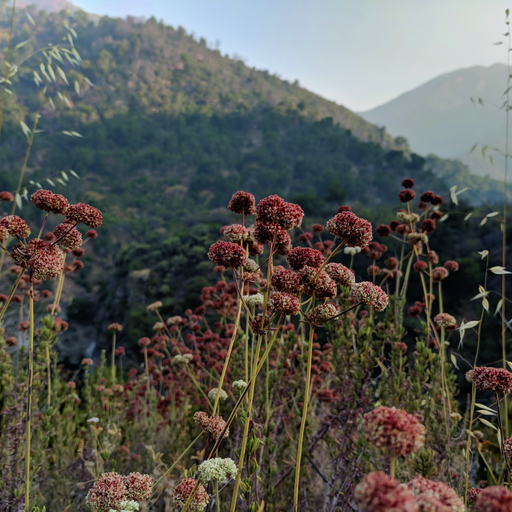
#> input picture TestSet/cmykExample.tif, 512 x 512 px; its folder holds only this picture in this run
$ jupyter execute --allow-errors impact_factor_psnr_image_batch.ipynb
#> lines starting #> are read from the running program, lines starting #| are printed output that depends on the picture
### wmark.py
#!/usr/bin/env python
# -*- coding: utf-8 -*-
#
# Copyright 2019 Ante Poljicak, Petar Branislav Jelusic
#
# This program is free software; you can redistribute it and/or modify
# it under the terms of the GNU General Public License as published by
# the Free Software Foundation; either version 2 of the License, or
# (at your option) any later version.
#
# This program is distributed in the hope that it will be useful,
# but WITHOUT ANY WARRANTY; without even the implied warranty of
# MERCHANTABILITY or FITNESS FOR A PARTICULAR PURPOSE.  See the
# GNU General Public License for more details.
#
# You should have received a copy of the GNU General Public License
# along with this program; if not, see <http://www.gnu.org/licenses/>.


import skimage
import skimage.metrics as msr
import skimage.color as color
import skimage.transform as trs
import numpy as np
import matplotlib.pyplot as plt
import matplotlib.image as mpimg
import imageio
from PIL import Image, ImageCms
from scipy import fftpack
import glob
import math
import multiprocessing
from multiprocessing import Queue as PQueue
import queue
import pandas as pd
import wmgcr
from outliers import smirnov_grubbs as grubbs
import gcrpywrap as gw
import ctypes
from pathlib import Path


class WaterMark:

    # instance atributes

    # constructor with seed
    def __init__(self, seed):
        self.seed = seed
        pass

    # [49 lines left out: function compareImages, not called in this run]

    # TODO Make readable regardless of image profile.
    @staticmethod
    def imread(imgName):
        """ read image and return np array """
        return np.array(Image.open(imgName))
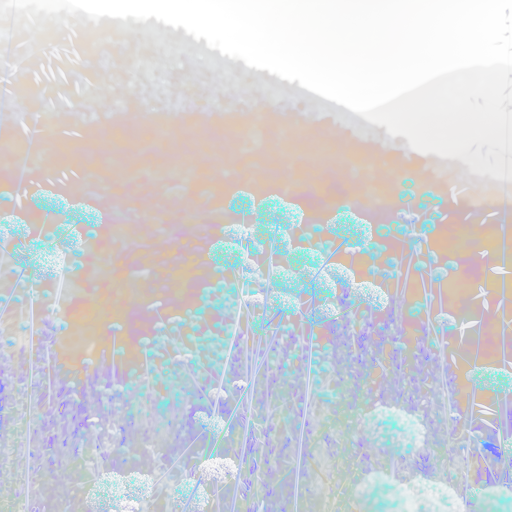
#> returned value: shape (512, 512, 4); mean of channels 0, 1, 2, 3 121.2, 122.2, 131.8, 100.2; transparent parts drawn white

    # [544 lines left out: functions inputProc, pseudoGen, outputProc, getMarkChannel, embedMark, decodeMark and 14 more, not called in this run]

### impact_factor_psnr_image_batch.ipynb
[cell 1]
import skimage.measure as msr
import numpy as np
import matplotlib
import matplotlib.pyplot as plt
import matplotlib.style as style
import pandas as pd

[cell 2]
# Importing class from wmark.py
from wmark import WaterMark

[cell 3]
import glob
import os
from pathlib import Path

[cell 4]
# Source Directory
src_folder = 'TestSet/'
# Source Path
src_pth = Path(src_folder).resolve()

[cell 5]
# All TIF files in the src_path are now imgs
imgs = src_pth.glob('*.tif')

[cell 6]
# Creating empty DataFrames that will fill up during the loop
pandas_dataframe_final_PSNR = pd.DataFrame()
pandas_dataframe_final_SSIM = pd.DataFrame()

#> (the rest of this cell did not finish here and is left out)

#> (a cell that did not finish here is left out)

#> (a cell that did not finish here is left out)

#> (a cell that did not finish here is left out)

#> (a cell that did not finish here is left out)

#> (a cell that did not finish here is left out)

#> (a cell that did not finish here is left out)

#> (a cell that did not finish here is left out)

[cell 14]
# https://www.dataquest.io/blog/making-538-plots/

style.use('fivethirtyeight')

# Creating Impact Factor / PSNR graph
#> (the rest of this cell did not finish here and is left out)
